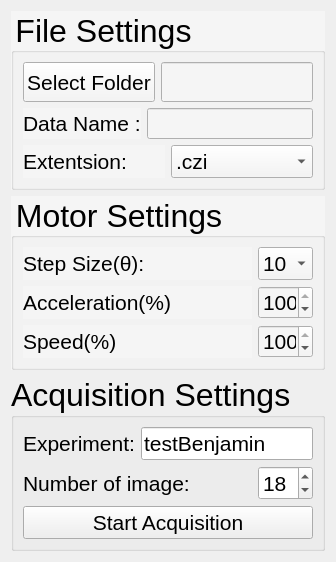
<?xml version="1.0" encoding="UTF-8"?>
<ui version="4.0">
 <class>Form</class>
 <widget class="QWidget" name="Form">
  <property name="geometry">
   <rect>
    <x>0</x>
    <y>0</y>
    <width>323</width>
    <height>545</height>
   </rect>
  </property>
  <property name="font">
   <font>
    <pointsize>12</pointsize>
   </font>
  </property>
  <property name="windowTitle">
   <string>Form</string>
  </property>
  <layout class="QVBoxLayout" name="verticalLayout_2">
   <item>
    <layout class="QGridLayout" name="gridLayout">
     <item row="0" column="0">
      <layout class="QVBoxLayout" name="verticalLayout_3">
       <item>
        <widget class="QGroupBox" name="verticalGroupBox">
         <property name="font">
          <font>
           <pointsize>24</pointsize>
          </font>
         </property>
         <property name="styleSheet">
          <string notr="true">background-color: rgb(245, 245, 245);</string>
         </property>
         <property name="title">
          <string>File Settings</string>
         </property>
         <layout class="QVBoxLayout" name="verticalLayout">
          <item>
           <layout class="QHBoxLayout" name="horizontalLayout_3">
            <item>
             <widget class="QPushButton" name="pb_folderPath">
              <property name="sizePolicy">
               <sizepolicy hsizetype="Minimum" vsizetype="Minimum">
                <horstretch>0</horstretch>
                <verstretch>0</verstretch>
               </sizepolicy>
              </property>
              <property name="minimumSize">
               <size>
                <width>40</width>
                <height>40</height>
               </size>
              </property>
              <property name="font">
               <font>
                <pointsize>16</pointsize>
               </font>
              </property>
              <property name="text">
               <string>Select Folder</string>
              </property>
             </widget>
            </item>
            <item>
             <widget class="QLineEdit" name="le_path">
              <property name="sizePolicy">
               <sizepolicy hsizetype="Expanding" vsizetype="Minimum">
                <horstretch>0</horstretch>
                <verstretch>0</verstretch>
               </sizepolicy>
              </property>
              <property name="font">
               <font>
                <pointsize>12</pointsize>
               </font>
              </property>
              <property name="readOnly">
               <bool>true</bool>
              </property>
             </widget>
            </item>
           </layout>
          </item>
          <item>
           <layout class="QHBoxLayout" name="horizontalLayout">
            <item>
             <widget class="QLabel" name="label">
              <property name="font">
               <font>
                <pointsize>16</pointsize>
               </font>
              </property>
              <property name="text">
               <string>Data Name :</string>
              </property>
             </widget>
            </item>
            <item>
             <widget class="QLineEdit" name="le_name">
              <property name="sizePolicy">
               <sizepolicy hsizetype="Expanding" vsizetype="Minimum">
                <horstretch>0</horstretch>
                <verstretch>0</verstretch>
               </sizepolicy>
              </property>
              <property name="font">
               <font>
                <pointsize>14</pointsize>
               </font>
              </property>
             </widget>
            </item>
           </layout>
          </item>
          <item>
           <layout class="QHBoxLayout" name="horizontalLayout_5">
            <item>
             <widget class="QLabel" name="label_4">
              <property name="font">
               <font>
                <pointsize>16</pointsize>
               </font>
              </property>
              <property name="text">
               <string>Extentsion:</string>
              </property>
             </widget>
            </item>
            <item>
             <widget class="QComboBox" name="cmb_ext">
              <property name="font">
               <font>
                <pointsize>16</pointsize>
               </font>
              </property>
              <item>
               <property name="text">
                <string>.czi</string>
               </property>
              </item>
              <item>
               <property name="text">
                <string>.tif</string>
               </property>
              </item>
             </widget>
            </item>
           </layout>
          </item>
         </layout>
        </widget>
       </item>
       <item>
        <layout class="QHBoxLayout" name="horizontalLayout_12">
         <item>
          <widget class="QGroupBox" name="horizontalGroupBox">
           <property name="font">
            <font>
             <pointsize>24</pointsize>
            </font>
           </property>
           <property name="styleSheet">
            <string notr="true">background-color: rgb(245, 245, 245);</string>
           </property>
           <property name="title">
            <string>Motor Settings</string>
           </property>
           <layout class="QVBoxLayout" name="verticalLayout_6">
            <item>
             <layout class="QHBoxLayout" name="horizontalLayout_8">
              <item>
               <widget class="QLabel" name="label_7">
                <property name="font">
                 <font>
                  <pointsize>16</pointsize>
                 </font>
                </property>
                <property name="text">
                 <string>Step Size(θ):</string>
                </property>
               </widget>
              </item>
              <item>
               <widget class="QComboBox" name="cmb_step">
                <property name="minimumSize">
                 <size>
                  <width>55</width>
                  <height>0</height>
                 </size>
                </property>
                <property name="maximumSize">
                 <size>
                  <width>40</width>
                  <height>16777215</height>
                 </size>
                </property>
                <property name="font">
                 <font>
                  <pointsize>16</pointsize>
                 </font>
                </property>
                <property name="currentIndex">
                 <number>2</number>
                </property>
                <item>
                 <property name="text">
                  <string>2</string>
                 </property>
                </item>
                <item>
                 <property name="text">
                  <string>5</string>
                 </property>
                </item>
                <item>
                 <property name="text">
                  <string>10</string>
                 </property>
                </item>
                <item>
                 <property name="text">
                  <string>20</string>
                 </property>
                </item>
                <item>
                 <property name="text">
                  <string>45</string>
                 </property>
                </item>
               </widget>
              </item>
             </layout>
            </item>
            <item>
             <layout class="QHBoxLayout" name="horizontalLayout_2">
              <item>
               <widget class="QLabel" name="label_2">
                <property name="font">
                 <font>
                  <pointsize>16</pointsize>
                 </font>
                </property>
                <property name="text">
                 <string>Acceleration(%)</string>
                </property>
               </widget>
              </item>
              <item>
               <widget class="QSpinBox" name="sb_acc">
                <property name="minimumSize">
                 <size>
                  <width>55</width>
                  <height>0</height>
                 </size>
                </property>
                <property name="maximumSize">
                 <size>
                  <width>40</width>
                  <height>16777215</height>
                 </size>
                </property>
                <property name="font">
                 <font>
                  <pointsize>16</pointsize>
                 </font>
                </property>
                <property name="maximum">
                 <number>100</number>
                </property>
                <property name="value">
                 <number>100</number>
                </property>
               </widget>
              </item>
             </layout>
            </item>
            <item>
             <layout class="QHBoxLayout" name="horizontalLayout_4">
              <item>
               <widget class="QLabel" name="label_3">
                <property name="font">
                 <font>
                  <pointsize>16</pointsize>
                 </font>
                </property>
                <property name="text">
                 <string>Speed(%)</string>
                </property>
               </widget>
              </item>
              <item>
               <widget class="QSpinBox" name="sb_speed">
                <property name="minimumSize">
                 <size>
                  <width>55</width>
                  <height>0</height>
                 </size>
                </property>
                <property name="maximumSize">
                 <size>
                  <width>40</width>
                  <height>16777215</height>
                 </size>
                </property>
                <property name="font">
                 <font>
                  <pointsize>16</pointsize>
                 </font>
                </property>
                <property name="maximum">
                 <number>100</number>
                </property>
                <property name="value">
                 <number>100</number>
                </property>
               </widget>
              </item>
             </layout>
            </item>
           </layout>
          </widget>
         </item>
        </layout>
       </item>
       <item>
        <widget class="QGroupBox" name="groupBox">
         <property name="font">
          <font>
           <pointsize>24</pointsize>
          </font>
         </property>
         <property name="title">
          <string>Acquisition Settings</string>
         </property>
         <layout class="QVBoxLayout" name="verticalLayout_4">
          <item>
           <layout class="QHBoxLayout" name="horizontalLayout_7">
            <item>
             <widget class="QLabel" name="label_6">
              <property name="font">
               <font>
                <pointsize>16</pointsize>
               </font>
              </property>
              <property name="text">
               <string>Experiment:</string>
              </property>
             </widget>
            </item>
            <item>
             <widget class="QLineEdit" name="le_experiment">
              <property name="font">
               <font>
                <pointsize>16</pointsize>
               </font>
              </property>
              <property name="text">
               <string>testBenjamin</string>
              </property>
             </widget>
            </item>
           </layout>
          </item>
          <item>
           <layout class="QHBoxLayout" name="horizontalLayout_6">
            <item>
             <widget class="QLabel" name="label_5">
              <property name="font">
               <font>
                <pointsize>16</pointsize>
               </font>
              </property>
              <property name="text">
               <string>Number of image:</string>
              </property>
             </widget>
            </item>
            <item>
             <widget class="QSpinBox" name="sb_image">
              <property name="minimumSize">
               <size>
                <width>55</width>
                <height>0</height>
               </size>
              </property>
              <property name="maximumSize">
               <size>
                <width>40</width>
                <height>16777215</height>
               </size>
              </property>
              <property name="font">
               <font>
                <pointsize>16</pointsize>
               </font>
              </property>
              <property name="minimum">
               <number>1</number>
              </property>
              <property name="maximum">
               <number>100</number>
              </property>
              <property name="value">
               <number>18</number>
              </property>
             </widget>
            </item>
           </layout>
          </item>
          <item>
           <widget class="QPushButton" name="pb_start">
            <property name="font">
             <font>
              <pointsize>16</pointsize>
             </font>
            </property>
            <property name="text">
             <string>Start Acquisition</string>
            </property>
           </widget>
          </item>
         </layout>
        </widget>
       </item>
      </layout>
     </item>
    </layout>
   </item>
  </layout>
 </widget>
 <resources/>
 <connections/>
</ui>
